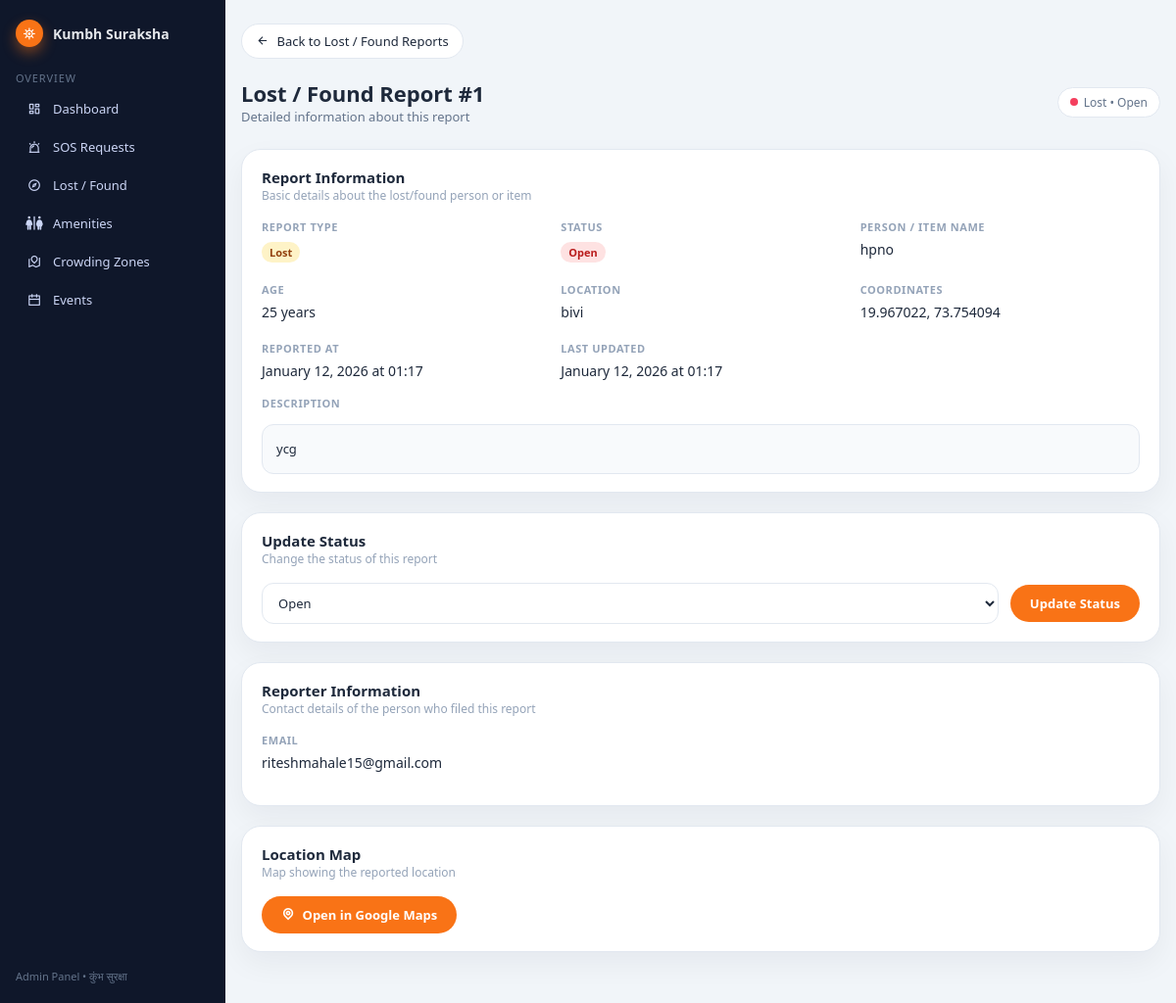
The app's page /dashboard/lost-found/1/ (signed in) with its own data.
### kumbh/models.py (models this page shows, shortened)
class LostFound(models.Model):
    TYPE_CHOICES = [
        ('lost', 'Lost'),
        ('found', 'Found'),
    ]
    STATUS_CHOICES = [
        ('open', 'Open'),
        ('resolved', 'Resolved'),
        ('closed', 'Closed'),
    ]
    report_type = models.CharField(max_length=20, choices=TYPE_CHOICES, help_text="Type of report: lost or found")
    user_email = models.EmailField(help_text="Email of the user who created the report")
    user_name = models.CharField(max_length=255, blank=True, null=True, help_text="Name of the reporter")
    user_phone = models.CharField(max_length=20, blank=True, null=True, help_text="Phone number of the reporter")
    person_name = models.CharField(max_length=255, help_text="Name of the lost/found person or item")
    age = models.IntegerField(blank=True, null=True, help_text="Age of the person (if applicable)")
    description = models.TextField(help_text="Description of the person/item")
    location = models.CharField(max_length=255, help_text="Location where lost/found")
    latitude = models.DecimalField(max_digits=9, decimal_places=6, blank=True, null=True, help_text="Latitude of the location")
    longitude = models.DecimalField(max_digits=9, decimal_places=6, blank=True, null=True, help_text="Longitude of the location")
    photo_url = models.URLField(blank=True, null=True, help_text="URL of the photo (if uploaded)")
    status = models.CharField(max_length=20, choices=STATUS_CHOICES, default='open', help_text="Current status of the report")
    is_active = models.BooleanField(default=True)
    created_at = models.DateTimeField(auto_now_add=True)
    updated_at = models.DateTimeField(auto_now=True)
    class Meta:
        db_table = 'lost_found'
        ordering = ['-created_at']
        verbose_name = 'Lost & Found Report'
        verbose_name_plural = 'Lost & Found Reports'

### kumbh/views.py (the view, shortened to what this page needs)
# urls.py: path("dashboard/lost-found/<int:report_id>/", admin_lost_found_detail_view, name="admin_lost_found_detail"),
@login_required(login_url="kumbh:admin_login")
@user_passes_test(_is_staff, login_url="kumbh:admin_login")
def admin_lost_found_detail_view(request, report_id):
    try:
        report = LostFound.objects.get(id=report_id, is_active=True)
    except LostFound.DoesNotExist:
        messages.error(request, "Report not found.")
        return redirect("kumbh:admin_lost_found")
    context = {
        'report': report,
        'status_choices': LostFound.STATUS_CHOICES,
    }
    return render(request, "admin_lost_found_detail.html", context)

### kumbh/views.py (called while the page is built)
def _is_staff(user):
    return user.is_staff

### templates/admin_lost_found_detail.html (shortened to what this page needs)
<!DOCTYPE html>
<html lang="en">
<head>
  <link
    rel="stylesheet"
    href="https://cdn.jsdelivr.net/npm/remixicon@4.3.0/fonts/remixicon.css"
  />
  <link
    rel="stylesheet"
    href="https://cdnjs.cloudflare.com/ajax/libs/font-awesome/6.5.1/css/all.min.css"
  />
</head>
<body>
  <div class="layout">
    <aside class="sidebar">
      <div>
        <div class="sidebar-logo">
          <div class="sidebar-logo-icon">⛯</div>
          <div class="sidebar-logo-text">Kumbh Suraksha</div>
        </div>
      </div>
      <div>
        <div class="side-nav-group-title">Overview</div>
        <nav class="side-nav">
          <a
            href="{% url 'kumbh:admin_dashboard' %}"
            class="nav-item {% if request.resolver_match.url_name == 'admin_dashboard' %}active{% endif %}"
          >
            <span class="nav-icon"><i class="ri-dashboard-line"></i></span>
            <span>Dashboard</span>
          </a>
          <a
            href="{% url 'kumbh:admin_sos_requests' %}"
            class="nav-item {% if request.resolver_match.url_name == 'admin_sos_requests' %}active{% endif %}"
          >
            <span class="nav-icon"><i class="ri-alarm-warning-line"></i></span>
            <span>SOS Requests</span>
          </a>
          <a
            href="{% url 'kumbh:admin_lost_found' %}"
            class="nav-item {% if request.resolver_match.url_name == 'admin_lost_found' %}active{% endif %}"
          >
            <span class="nav-icon"><i class="ri-compass-3-line"></i></span>
            <span>Lost / Found</span>
          </a>
          <a
            href="{% url 'kumbh:admin_amenities' %}"
            class="nav-item {% if request.resolver_match.url_name == 'admin_amenities' %}active{% endif %}"
          >
            <span class="nav-icon"><i class="fa-solid fa-restroom"></i></span>
            <span>Amenities</span>
          </a>
          <a
            href="{% url 'kumbh:admin_crowding_zones' %}"
            class="nav-item {% if request.resolver_match.url_name == 'admin_crowding_zones' %}active{% endif %}"
          >
            <span class="nav-icon"><i class="ri-road-map-line"></i></span>
            <span>Crowding Zones</span>
          </a>
          <a
            href="{% url 'kumbh:admin_events' %}"
            class="nav-item {% if request.resolver_match.url_name == 'admin_events' %}active{% endif %}"
          >
            <span class="nav-icon"><i class="ri-calendar-line"></i></span>
            <span>Events</span>
          </a>
        </nav>
      </div>
      <div class="sidebar-footer">
        Admin Panel • कुंभ सुरक्षा
      </div>
    </aside>
    <div class="shell">
      <a href="{% url 'kumbh:admin_lost_found' %}" class="back-link">
        <i class="ri-arrow-left-line"></i>
        <span>Back to Lost / Found Reports</span>
      </a>
      <header class="topbar">
        <div>
          <div class="page-title">Lost / Found Report #{{ report.id }}</div>
          <div class="page-sub">Detailed information about this report</div>
        </div>
        <div class="pill">
          <span style="width: 8px; height: 8px; border-radius: 999px; background: {% if report.status == 'open' %}var(--rose){% elif report.status == 'resolved' %}var(--emerald){% else %}var(--text-light){% endif %};"></span>
          <span>{{ report.get_report_type_display }} • {{ report.get_status_display }}</span>
        </div>
      </header>
      <section class="card">
        <div class="card-header">
          <div>
            <div class="card-title">Report Information</div>
            <div class="card-sub">Basic details about the lost/found person or item</div>
          </div>
        </div>
        <div class="detail-grid">
          <div class="detail-item">
            <div class="detail-label">Report Type</div>
            <div>
              <span class="badge badge-{{ report.report_type }}">
                {{ report.get_report_type_display }}
              </span>
            </div>
          </div>
          <div class="detail-item">
            <div class="detail-label">Status</div>
            <div>
              <span class="badge badge-{{ report.status }}">
                {{ report.get_status_display }}
              </span>
            </div>
          </div>
          <div class="detail-item">
            <div class="detail-label">Person / Item Name</div>
            <div class="detail-value">{{ report.person_name }}</div>
          </div>
          {% if report.age %}
          <div class="detail-item">
            <div class="detail-label">Age</div>
            <div class="detail-value">{{ report.age }} years</div>
          </div>
          {% endif %}
          <div class="detail-item">
            <div class="detail-label">Location</div>
            <div class="detail-value">{{ report.location }}</div>
          </div>
          {% if report.latitude and report.longitude %}
          <div class="detail-item">
            <div class="detail-label">Coordinates</div>
            <div class="detail-value">{{ report.latitude }}, {{ report.longitude }}</div>
          </div>
          {% endif %}
          <div class="detail-item">
            <div class="detail-label">Reported At</div>
            <div class="detail-value">{{ report.created_at|date:"F d, Y" }} at {{ report.created_at|time:"H:i" }}</div>
          </div>
          {% if report.updated_at != report.created_at %}
          <div class="detail-item">
            <div class="detail-label">Last Updated</div>
            <div class="detail-value">{{ report.updated_at|date:"F d, Y" }} at {{ report.updated_at|time:"H:i" }}</div>
          </div>
          {% endif %}
        </div>
        <div class="detail-item" style="margin-top: 16px;">
          <div class="detail-label">Description</div>
          <div class="description-box">{{ report.description }}</div>
        </div>
      </section>
      <section class="card">
        <div class="card-header">
          <div>
            <div class="card-title">Update Status</div>
            <div class="card-sub">Change the status of this report</div>
          </div>
        </div>
        <form method="post" action="{% url 'kumbh:admin_lost_found_detail' report.id %}" style="display: flex; gap: 12px; align-items: center; flex-wrap: wrap;">
          <select
            name="status"
            required
            style="flex: 1; min-width: 200px;"
          >
            {% for value, label in status_choices %}
            <option value="{{ value }}" {% if report.status == value %}selected{% endif %}>
              {{ label }}
            </option>
            {% endfor %}
          </select>
          <button type="submit" class="btn btn-primary">
            Update Status
          </button>
        </form>
      </section>
      <section class="card">
        <div class="card-header">
          <div>
            <div class="card-title">Reporter Information</div>
            <div class="card-sub">Contact details of the person who filed this report</div>
          </div>
        </div>
        <div class="detail-grid">
          <div class="detail-item">
            <div class="detail-label">Email</div>
            <div class="detail-value">{{ report.user_email }}</div>
          </div>
        </div>
      </section>
      {% if report.latitude and report.longitude %}
      <section class="card">
        <div class="card-header">
          <div>
            <div class="card-title">Location Map</div>
            <div class="card-sub">Map showing the reported location</div>
          </div>
        </div>
        <div style="margin-top: 8px;">
          <a
            href="https://www.google.com/maps?q={{ report.latitude }},{{ report.longitude }}"
            target="_blank"
            class="btn btn-primary"
            style="display: inline-flex; align-items: center; gap: 8px; text-decoration: none;"
          >
            <i class="ri-map-pin-line"></i>
            <span>Open in Google Maps</span>
          </a>
        </div>
      </section>
      {% endif %}
    </div>
  </div>
</body>
</html>

### templates/admin_lost_found_detail.html (style rules this page uses)
:root { --primary-orange: #f97316; --bg-gray: #f1f5f9; --text-dark: #1e293b; --text-medium: #64748b; --text-light: #94a3b8; --border-soft: #e2e8f0; --rose: #f43f5e; --emerald: #10b981; }
* { box-sizing: border-box; margin: 0; padding: 0; font-family: system-ui, -apple-system, BlinkMacSystemFont, "Segoe UI", sans-serif; }
body { background: var(--bg-gray); min-height: 100vh; color: var(--text-dark); }
.layout { display: flex; min-height: 100vh; }
.sidebar { width: 230px; background: #0f172a; color: #e5e7eb; padding: 20px 16px; display: flex; flex-direction: column; gap: 24px; }
.sidebar-logo { display: flex; align-items: center; gap: 10px; }
.sidebar-logo-icon { width: 28px; height: 28px; border-radius: 999px; background: var(--primary-orange); display: flex; align-items: center; justify-content: center; color: #fff; font-size: 16px; box-shadow: 0 6px 14px rgba(249, 115, 22, 0.45); }
.sidebar-logo-text { font-size: 14px; font-weight: 600; }
.side-nav-group-title { font-size: 11px; text-transform: uppercase; letter-spacing: 0.08em; color: #64748b; margin-bottom: 6px; }
.side-nav { display: flex; flex-direction: column; gap: 4px; }
.nav-item { display: flex; align-items: center; gap: 10px; padding: 8px 10px; border-radius: 999px; font-size: 13px; color: #cbd5f5; text-decoration: none; transition: background 0.15s ease, color 0.15s ease, transform 0.05s ease; }
.nav-item span.nav-icon { width: 18px; text-align: center; font-size: 14px; }
.sidebar-footer { margin-top: auto; font-size: 11px; color: #64748b; }
.shell { max-width: 1120px; margin: 0 auto; padding: 24px 16px 32px; flex: 1; }
.back-link { display: inline-flex; align-items: center; gap: 8px; padding: 8px 14px; background: #ffffff; border: 1px solid var(--border-soft); border-radius: 999px; text-decoration: none; color: var(--text-dark); font-size: 13px; margin-bottom: 20px; transition: all 0.15s ease; }
.topbar { display: flex; align-items: center; justify-content: space-between; margin-bottom: 24px; }
.page-title { font-size: 22px; font-weight: 700; }
.page-sub { font-size: 13px; color: var(--text-medium); }
.pill { padding: 6px 12px; border-radius: 999px; border: 1px solid var(--border-soft); background: #ffffff; font-size: 12px; color: var(--text-medium); display: flex; align-items: center; gap: 6px; }
.card { background: #ffffff; border-radius: 20px; border: 1px solid #e2e8f0; box-shadow: 0 12px 30px rgba(15, 23, 42, 0.05); padding: 18px 20px; margin-bottom: 20px; }
.card-header { margin-bottom: 16px; }
.card-title { font-size: 15px; font-weight: 600; }
.card-sub { font-size: 12px; color: var(--text-light); }
.detail-grid { display: grid; grid-template-columns: repeat(3, 1fr); gap: 20px; margin-bottom: 16px; }
.detail-item { display: flex; flex-direction: column; gap: 6px; }
.detail-label { font-size: 11px; font-weight: 600; text-transform: uppercase; color: var(--text-light); letter-spacing: 0.05em; }
.detail-value { font-size: 14px; color: var(--text-dark); }
.badge { display: inline-flex; align-items: center; padding: 3px 8px; border-radius: 999px; font-size: 11px; font-weight: 600; }
.badge-lost { background: #fef3c7; color: #92400e; }
.badge-open { background: #fee2e2; color: #b91c1c; }
.description-box { background: #f8fafc; border: 1px solid var(--border-soft); border-radius: 12px; padding: 14px; margin-top: 8px; white-space: pre-wrap; line-height: 1.6; font-size: 13px; }
.btn { padding: 10px 20px; border-radius: 999px; font-size: 13px; font-weight: 600; cursor: pointer; transition: all 0.15s ease; border: none; }
.btn-primary { background: var(--primary-orange); color: #ffffff; }
select { padding: 10px 12px; border: 1px solid var(--border-soft); border-radius: 12px; font-size: 13px; background: #ffffff; color: var(--text-dark); outline: none; cursor: pointer; }

### records on screen
LostFound: id "1", report_type "Lost", status "Open", person_name "hpno", age "25", location "bivi", latitude "19.967022", longitude "73.754094", created_at "January 12, 2026", created_at "01:17", updated_at "January 12, 2026", updated_at "01:17", description "ycg", user_email "riteshmahale15@gmail.com"
